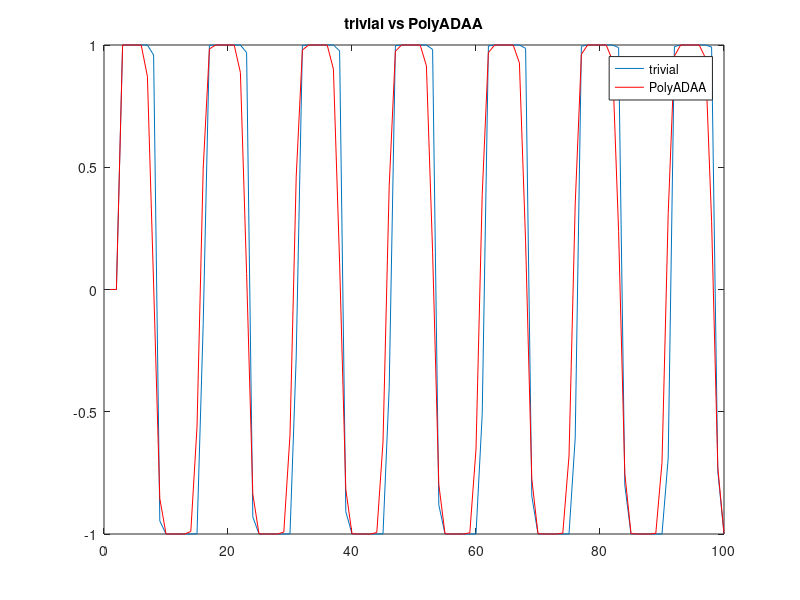

Reproduce this figure in MATLAB. (Note: this script raises an error after producing the figure.)
% PolyADAA - a novel method for aliasing reduction in memoryless nonlinearities
% Author: Leonardo Gabrielli <l.gabrielli@staff.univpm.it>
%
% This code accompanies the submission of the paper 
% "PolyADAA: Improving Aliasing Reduction in Memoryless Nonlinearities
% Using Lagrange Interpolation and Polynomial Approximation"
% to appear at the 29th Int. Conference on Digital Audio Effects (DAFx26),
% Cambridge MA, USA

% The code shows how to perform aliasing reduction using triangular or
% rectangular filter kernels with a tanh or hardclip nonlinearity.

% The code is free to use but please mention its author. To cite this
% research in your paper see the bibtex entry in the README.md file.

Fs = 48000;
N  = Fs;            % duration
f0 = 3192;          % sine tone pitch
A  = 9;             % sine tone peak
K  = 32;            % Chebyshev order
L_ord = 3;          % Lagrange order
kernel = 'tri';     % 'tri' or 'rect'
nonlintype = 'tanh'; % you can also try 'hardclip'

if strcmp(nonlintype, 'tanh')
    f = @(x) tanh(x);                   % nonlinearity
    F0 = @(x) log(cosh(x));             % antiderivative for linear-ADAA
    F1 = @(x) arrayfun(@(xx) ...        % antiderivative of x*tanh(x)
        (integral(@(t) t.*tanh(t), 0, xx)), x);
end
if strcmp(nonlintype, 'hardclip')
    f = @(x) 0.5 * (abs(x+1)-abs(x-1));     % hard-clip nonlinearity as defined by Bilbao
    F0 = @(x) 1/4 * ((x+1).^2*sign(x+1)-(x-1).^2*sign(x-1)-2); % antiderivative for linear-ADAA
    F1 = @(x) arrayfun(@(xx) ...    % antiderivative of x*f(x)
        (integral(@(t) t.*( 0.5 * (abs(x+1)-abs(x-1)) ), 0, xx)), x);
end

% sine input
n = (0:N-1).';
x = A * sin(2*pi*f0*n/Fs);

% Outputs
y_triv   = zeros(N,1);
y_polyADAA = zeros(N,1);

%% Chebyshev nodes and mapping
tau_nodes = cos( (0:K)' * pi/K );     % nodes in [-1,1]
map_tau = @(t) 0.5*(t+1);             % map [-1,1] -> [0,1]
tau_phys = map_tau(tau_nodes);        % nodes in [0,1]

%% Precompute Chebyshev integrals M_k

% Chebyshev integration grid (dense for accuracy)
Nt = 2000;
t  = linspace(-1,1,Nt);
dt = t(2) - t(1);

% Select kernel in Chebyshev variable t
switch kernel
    case 'rect'
        W = 0.5 * ones(size(t));            % rectangular kernel
    case 'tri'
        W = 2 * (1 - abs(t));               % triangular kernel
    otherwise
        error('Unknown kernel type');
end

% Precompute Chebyshev moments M_k
M = zeros(K+1,1);
for k = 0:K
    Tk = cos(k * acos(t));                  % Chebyshev polynomial T_k(t)
    M(k+1) = sum(Tk .* W) * dt;             % numerical integration
end


%% MAIN LOOP: sample by sample processing

for n0 = 3:N-2
    % trivial method
    y_triv(n0) = f( x(n0) );
    
    % propose 
    if L_ord == 2
        % Build quadratic interpolant across tau in [0,1] using x[n0-1], x[n0], x[n0+1]
        xv = [ x(n0-1); x(n0); x(n0+1) ];
        Tpos = [0; 0.5; 1];                % sample positions in tau ∈ [0,1]
        p = polyfit(Tpos, xv, 2);         % p(1)*tau^2 + p(2)*tau + p(3)
        xtau = @(tau) polyval(p, tau);
    elseif L_ord == 3
        % cubic (order 3) Lagrange interpolation
        xv = [ x(n0-1); x(n0); x(n0+1); x(n0+2) ];
        Tpos = [0; 1/3; 2/3; 1];
        p = polyfit(Tpos, xv, 3);
        xtau = @(tau) polyval(p, tau);
    else
        error('Wrong Lagrange interpolation order');
    end

    % sample g at Chebyshev nodes in [0,1]
    gvals = f( xtau(tau_phys) );

    % compute Chebyshev coefficients c_k via DCT-I trick
    bigvec = [gvals; gvals(end-1:-1:2)];
    Cfft = real( fft(bigvec) );
    c = Cfft(1:K+1) / K;
    c(1) = c(1) / 2;
    c(end) = c(end) / 2;

    % weighted sum using M
    y_polyADAA(n0) = sum( c .* M );
end

y_polyADAA = y_polyADAA / 2; % fix amp

%% PLOT OUTPUTS

figure; 
plot(1:100, y_triv(1:100)); hold on;
plot(1:100, y_polyADAA(1:100),'r');
legend('trivial','PolyADAA');
title('trivial vs PolyADAA')

lastHarmBeforeNyquist = floor(floor((Fs/2) / f0) ) + 1; 

figure,
snr(y_triv, Fs, lastHarmBeforeNyquist, 'omitaliases');  
triv_snr = snr(y_triv, Fs, lastHarmBeforeNyquist, 'omitaliases');  
ylim([-100,0]);
tit = sprintf('Trivial SNR: %0.2f', triv_snr);
title(tit);

figure,
snr(y_polyADAA, Fs, lastHarmBeforeNyquist, 'omitaliases');  
poly_snr = snr(y_polyADAA, Fs, lastHarmBeforeNyquist, 'omitaliases');  
ylim([-100,0]);
tit = sprintf('PolyADAA SNR: %0.2f', poly_snr);
title(tit);
